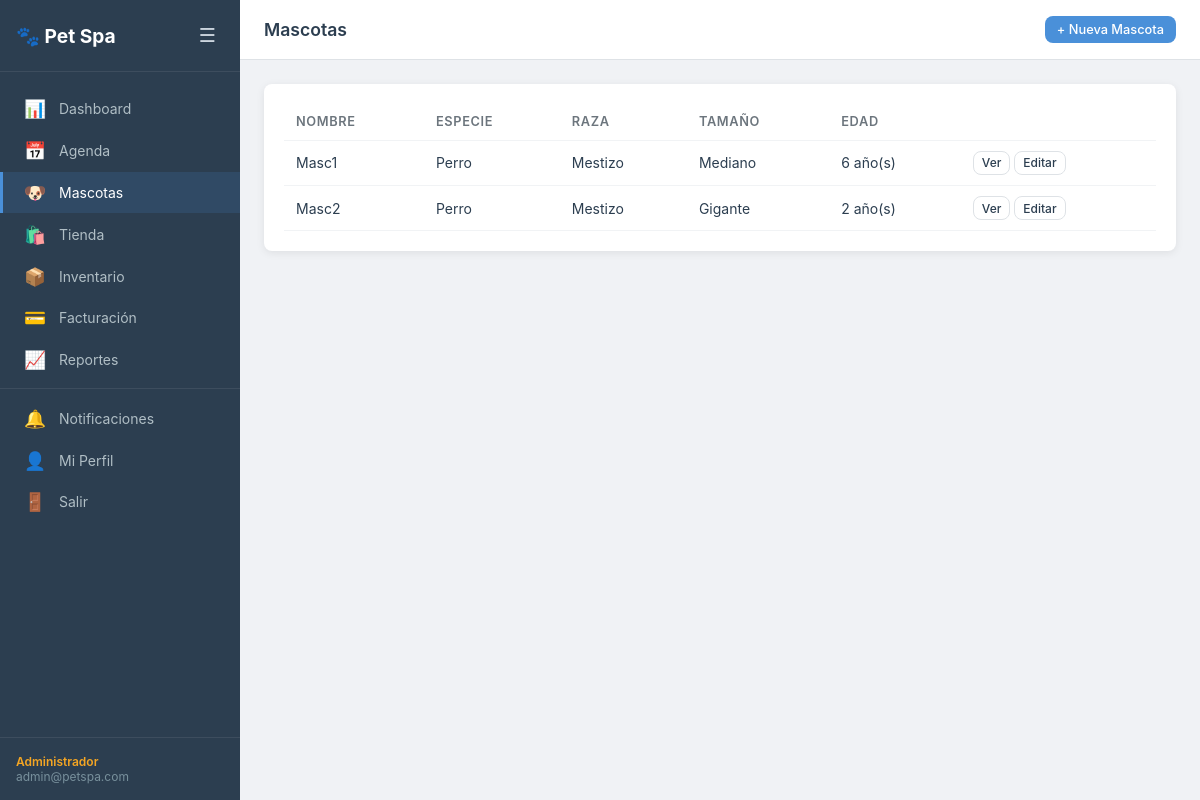
Screenshot of /mascotas/ (signed in) with the database file from the repository.
### apps/usuarios/models.py (models this page shows, shortened)
class Usuario(AbstractUser):
    rol                = models.ForeignKey(Rol, on_delete=models.SET_NULL, null=True, blank=True)
    telefono           = models.CharField(max_length=20, blank=True)
    email              = models.EmailField(unique=True)
    email_verificado   = models.BooleanField(default=False)
    token_activacion   = models.CharField(max_length=64, blank=True)
    token_expiracion   = models.DateTimeField(null=True, blank=True)
    intentos_fallidos  = models.IntegerField(default=0)
    bloqueado_hasta    = models.DateTimeField(null=True, blank=True)
    two_factor_secret  = models.CharField(max_length=32, blank=True)
    two_factor_activo  = models.BooleanField(default=False)
    ultimo_acceso      = models.DateTimeField(null=True, blank=True)
    USERNAME_FIELD = 'email'
    REQUIRED_FIELDS = ['username']
    class Meta:
        verbose_name = 'Usuario'
        verbose_name_plural = 'Usuarios'
    def tiene_rol(self, nombre_rol):
        return self.rol and self.rol.nombre == nombre_rol
    def es_cliente(self):
        return self.tiene_rol('cliente')

class Rol(models.Model):
    NOMBRES = [
        ('admin', 'Administrador'),
        ('recepcion', 'Recepción'),
        ('groomer', 'Groomer'),
        ('cliente', 'Cliente'),
    ]
    nombre      = models.CharField(max_length=50, unique=True, choices=NOMBRES)
    descripcion = models.TextField(blank=True)
    def __str__(self):
        return self.get_nombre_display()

### apps/mascotas/models.py (models this page shows, shortened)
class Mascota(models.Model):
    TAMANIO = [
        ('pequeno', 'Pequeño'),
        ('mediano', 'Mediano'),
        ('grande', 'Grande'),
        ('gigante', 'Gigante'),
    ]
    TEMPERAMENTO = [
        ('tranquilo', 'Tranquilo'),
        ('nervioso', 'Nervioso'),
        ('agresivo', 'Agresivo'),
        ('inquieto', 'Inquieto'),
    ]
    duenos           = models.ManyToManyField(Cliente, through='MascotaDueno', related_name='mascotas')
    nombre           = models.CharField(max_length=100)
    especie          = models.CharField(max_length=50)
    raza             = models.CharField(max_length=100)
    tamanio          = models.CharField(max_length=20, choices=TAMANIO)
    fecha_nacimiento = models.DateField()
    alergias         = models.TextField(blank=True)
    temperamento     = models.CharField(max_length=20, choices=TEMPERAMENTO, default='tranquilo')
    peso_kg          = models.DecimalField(max_digits=5, decimal_places=2, default=0)
    restricciones    = models.TextField(blank=True)
    foto_perfil      = models.ImageField(upload_to='mascotas/perfil/', blank=True)
    activa           = models.BooleanField(default=True)
    creado_en        = models.DateTimeField(auto_now_add=True)
    def edad_texto(self):
        from datetime import date
        today = date.today()
        delta = today - self.fecha_nacimiento
        years = delta.days // 365
        months = (delta.days % 365) // 30
        if years > 0:
            return f"{years} año(s)"
        return f"{months} mes(es)"

### apps/mascotas/views.py (the view)
# urls.py: path('', views.lista_mascotas, name='lista'),
@login_requerido
def lista_mascotas(request):
    if request.user.es_cliente():
        try:
            cliente = request.user.cliente
            mascotas = cliente.mascotas.filter(activa=True)
        except Cliente.DoesNotExist:
            mascotas = Mascota.objects.none()
    else:
        mascotas = Mascota.objects.filter(activa=True).select_related()
    return render(request, 'mascotas/lista.html', {'mascotas': mascotas})

### templates/mascotas/lista.html (shortened to what this page needs)
{% extends 'base.html' %}
{% block page_title %}Mascotas{% endblock %}
{% block topbar_actions %}<a href="{% url 'mascotas:nueva' %}" class="btn btn-primary btn-sm">+ Nueva Mascota</a>{% endblock %}
{% block content %}
<div class="card">
  <div class="card-body">
    {% if mascotas %}
    <table class="table">
      <thead><tr><th>Nombre</th><th>Especie</th><th>Raza</th><th>Tamaño</th><th>Edad</th><th></th></tr></thead>
      <tbody>
        {% for m in mascotas %}
        <tr>
          <td>
            {{ m.nombre }}
          </td>
          <td>{{ m.especie }}</td>
          <td>{{ m.raza }}</td>
          <td>{{ m.get_tamanio_display }}</td>
          <td>{{ m.edad_texto }}</td>
          <td>
            <a href="{% url 'mascotas:detalle' m.pk %}" class="btn btn-xs btn-outline">Ver</a>
            <a href="{% url 'mascotas:editar' m.pk %}" class="btn btn-xs btn-outline">Editar</a>
          </td>
        </tr>
        {% endfor %}
      </tbody>
    </table>
    {% else %}
    <div class="empty-state">
      <div class="empty-icon">🐾</div>
      <p>No hay mascotas registradas.</p>
      <a href="{% url 'mascotas:nueva' %}" class="btn btn-primary">Registrar primera mascota</a>
    </div>
    {% endif %}
  </div>
</div>
{% endblock %}

### templates/base.html (shortened to what this page needs)
{% load static %}
<!DOCTYPE html>
<html lang="es">
<head>
  <link rel="stylesheet" href="{% static 'css/base.css' %}">
</head>
<body>
<div class="layout">
  <aside class="sidebar" id="sidebar">
    <div class="sidebar-header">
      <span class="logo">🐾 Pet Spa</span>
      <button class="sidebar-toggle" onclick="toggleSidebar()">☰</button>
    </div>
    <nav class="sidebar-nav">
      <a href="{% url 'dashboard:inicio' %}" class="nav-item {% if request.resolver_match.namespace == 'dashboard' %}active{% endif %}">
        <span class="nav-icon">📊</span><span class="nav-label">Dashboard</span>
      </a>
      {% if user.rol.nombre != 'cliente' %}
      <a href="{% url 'agenda:calendario' %}" class="nav-item {% if request.resolver_match.namespace == 'agenda' %}active{% endif %}">
        <span class="nav-icon">📅</span><span class="nav-label">Agenda</span>
      </a>
      {% endif %}
      <a href="{% url 'mascotas:lista' %}" class="nav-item {% if request.resolver_match.namespace == 'mascotas' %}active{% endif %}">
        <span class="nav-icon">🐶</span><span class="nav-label">Mascotas</span>
      </a>
      <a href="{% url 'tienda:catalogo' %}" class="nav-item {% if request.resolver_match.namespace == 'tienda' %}active{% endif %}">
        <span class="nav-icon">🛍️</span><span class="nav-label">Tienda</span>
      </a>
      {% if user.rol.nombre in 'admin,recepcion' %}
      <a href="{% url 'inventario:lista' %}" class="nav-item {% if request.resolver_match.namespace == 'inventario' %}active{% endif %}">
        <span class="nav-icon">📦</span><span class="nav-label">Inventario</span>
      </a>
      <a href="{% url 'facturacion:lista' %}" class="nav-item {% if request.resolver_match.namespace == 'facturacion' %}active{% endif %}">
        <span class="nav-icon">💳</span><span class="nav-label">Facturación</span>
      </a>
      {% endif %}
      {% if user.rol.nombre == 'admin' %}
      <a href="{% url 'dashboard:ocupacion' %}" class="nav-item">
        <span class="nav-icon">📈</span><span class="nav-label">Reportes</span>
      </a>
      {% endif %}
      <div class="nav-divider"></div>
      <a href="{% url 'notificaciones:lista' %}" class="nav-item">
        <span class="nav-icon">🔔</span><span class="nav-label">Notificaciones</span>
      </a>
      <a href="{% url 'usuarios:perfil' %}" class="nav-item">
        <span class="nav-icon">👤</span><span class="nav-label">Mi Perfil</span>
      </a>
      <a href="{% url 'usuarios:logout' %}" class="nav-item nav-logout">
        <span class="nav-icon">🚪</span><span class="nav-label">Salir</span>
      </a>
    </nav>
    <div class="sidebar-footer">
      <span class="user-rol">{{ user.rol }}</span>
      <span class="user-email">{{ user.email }}</span>
    </div>
  </aside>
  <main class="main-content">
    <header class="topbar">
      <h1 class="page-title">{% block page_title %}{% endblock %}</h1>
      <div class="topbar-actions">{% block topbar_actions %}{% endblock %}</div>
    </header>
    <div class="content-body">
      {% block content %}{% endblock %}
    </div>
  </main>
</div>
</body>
</html>

### static/css/base.css (style rules this page uses)
:root { --primary: #4A90D9; --primary-dk: #3070b3; --secondary: #F5A623; --success: #28a745; --danger: #dc3545; --warning: #ffc107; --info: #17a2b8; --dark: #2C3E50; --gray: #6c757d; --light: #f8f9fa; --border: #dee2e6; --sidebar-w: 240px; --topbar-h: 60px; --radius: 8px; --shadow: 0 2px 8px rgba(0,0,0,.08); --shadow-md: 0 4px 16px rgba(0,0,0,.12); }
*, *::before, *::after { box-sizing: border-box; margin: 0; padding: 0; }
body { font-family: -apple-system, BlinkMacSystemFont, 'Segoe UI', Roboto, sans-serif; font-size: 14px; color: var(--dark); background: #f0f2f5; min-height: 100vh; }
a { color: var(--primary); text-decoration: none; }
.layout { display: flex; min-height: 100vh; }
.sidebar { width: var(--sidebar-w); background: var(--dark); color: #cdd6df; display: flex; flex-direction: column; position: fixed; top: 0; left: 0; bottom: 0; z-index: 100; transition: transform .25s; }
.sidebar-header { display: flex; align-items: center; justify-content: space-between; padding: 1.25rem 1rem; border-bottom: 1px solid rgba(255,255,255,.08); }
.logo { font-size: 1.2rem; font-weight: 700; color: #fff; }
.sidebar-toggle, .menu-btn { background: none; border: none; color: #cdd6df; font-size: 1.2rem; cursor: pointer; padding: .25rem .5rem; }
.sidebar-nav { flex: 1; padding: 1rem 0; overflow-y: auto; }
.nav-item { display: flex; align-items: center; gap: .75rem; padding: .65rem 1.25rem; color: #b0bec5; transition: background .15s, color .15s; border-left: 3px solid transparent; }
.nav-item.active { background: rgba(74,144,217,.15); color: #fff; border-left-color: var(--primary); }
.nav-icon { font-size: 1.1rem; width: 24px; text-align: center; }
.nav-divider { height: 1px; background: rgba(255,255,255,.08); margin: .5rem 0; }
.sidebar-footer { padding: 1rem; border-top: 1px solid rgba(255,255,255,.08); font-size: .75rem; }
.user-rol { display: block; color: var(--secondary); font-weight: 600; }
.user-email { display: block; color: #78909c; white-space: nowrap; overflow: hidden; text-overflow: ellipsis; }
.main-content { margin-left: var(--sidebar-w); flex: 1; display: flex; flex-direction: column; min-height: 100vh; }
.topbar { height: var(--topbar-h); background: #fff; border-bottom: 1px solid var(--border); display: flex; align-items: center; padding: 0 1.5rem; gap: 1rem; position: sticky; top: 0; z-index: 50; }
.page-title { flex: 1; font-size: 1.1rem; font-weight: 600; }
.topbar-actions { display: flex; gap: .5rem; }
.content-body { padding: 1.5rem; }
.btn { display: inline-flex; align-items: center; gap: .35rem; padding: .5rem 1rem; border-radius: var(--radius); border: none; cursor: pointer; font-size: .875rem; font-weight: 500; transition: background .15s, transform .1s; text-decoration: none; }
.btn-primary { background: var(--primary); color: #fff; }
.btn-outline { background: transparent; border: 1px solid var(--border); color: var(--dark); }
.btn-sm { padding: .35rem .75rem; font-size: .8rem; }
.btn-xs { padding: .2rem .5rem; font-size: .75rem; }
.card { background: #fff; border-radius: var(--radius); box-shadow: var(--shadow); overflow: hidden; }
.card-body { padding: 1.25rem; }
.table { width: 100%; border-collapse: collapse; }
.table th, .table td { padding: .65rem .75rem; border-bottom: 1px solid #f1f3f5; text-align: left; }
.table th { font-weight: 600; color: var(--gray); font-size: .8rem; text-transform: uppercase; letter-spacing: .05em; }

### rows the page displays
Usuario: rol "Administrador", email "admin@petspa.com"
Mascota: nombre "Masc1", especie "Perro", raza "Mestizo", tamanio "Mediano", edad_texto "6 año(s)"
Mascota: nombre "Masc2", especie "Perro", raza "Mestizo", tamanio "Gigante", edad_texto "2 año(s)"
